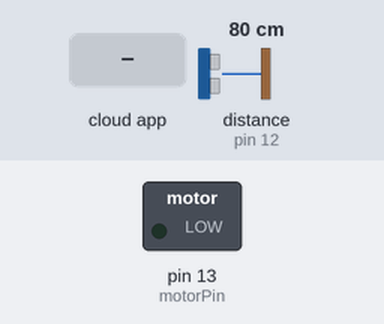
A sketch run on a simulated Arduino Uno, built with avr-gcc and run on an emulated ATmega328P. Parts: switched loads named in the sketch (green lamp = pin HIGH). Wiring (inferred from the names in the program): ultrasonic range finder: trigger pin 11; echo pin 12. Inputs (shaded band) come from the test bench; at power-on: distance to the obstacle (sensor on pin 12) 80 cm. The echo pulse lasts 58.3 µs per cm; the ROS host is connected and sends only what is stated; pins used as bus, display or sensor lines are not drawn.

Above: at 1.2 s.
1.3 s: the phone or cloud app sets motor_state to 1
At 2.1 s:
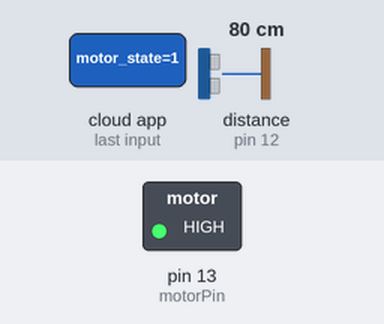
2.8 s: the phone or cloud app sets motor_state to 0
At 3.2 s:
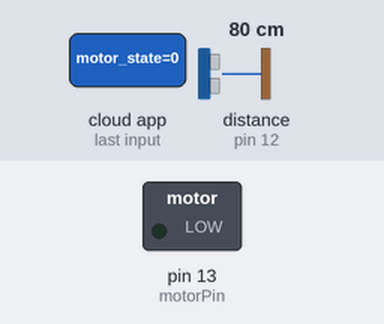
Timing chart, 0 to 5.8 s (numbered marks = the images above; inputs shaded):
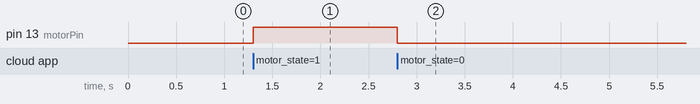

Measured:
- after the input at 1.3 s, pin 13 (motorPin): LOW → HIGH at once
- after the input at 2.8 s, pin 13 (motorPin): HIGH → LOW at once

The sketch:

UltraSonicSensorRos.ino
```cpp
#include <ros.h>
#include <ros/time.h>
#include <sensor_msgs/Range.h>
#include <std_msgs/Bool.h>

ros::NodeHandle nh;

sensor_msgs::Range range_msg;
ros::Publisher pub_range("sensor_info", &range_msg);

char frameid[] = "/ultrasound";

const int trigPin = 11;
const int echoPin = 12;
const int motorPin = 13;  // Change as needed (usually 13 for onboard LED or external transistor)

long duration;
double distance_mm;

#define MAX_RANGE 1.00
#define MIN_RANGE 0.10

void motorCallback(const std_msgs::Bool &msg) {
  digitalWrite(motorPin, msg.data ? HIGH : LOW);
}
ros::Subscriber<std_msgs::Bool> sub_motor("motor_state", motorCallback);

void setup() {
  nh.initNode();
  nh.advertise(pub_range);
  nh.subscribe(sub_motor);

  pinMode(trigPin, OUTPUT);
  pinMode(echoPin, INPUT);
  pinMode(motorPin, OUTPUT);
  digitalWrite(motorPin, LOW); // Start with motor off
}

unsigned long publisher_timer;

void loop() {
  if (millis() > publisher_timer) {
    digitalWrite(trigPin, LOW);
    delayMicroseconds(2);
    digitalWrite(trigPin, HIGH);
    delayMicroseconds(10);
    digitalWrite(trigPin, LOW);

    duration = pulseIn(echoPin, HIGH);
    distance_mm = duration * 0.00034 / 2;

    range_msg.range = distance_mm;
    range_msg.radiation_type = sensor_msgs::Range::ULTRASOUND;
    range_msg.field_of_view = 0.5;
    range_msg.min_range = MIN_RANGE;
    range_msg.max_range = MAX_RANGE;

    range_msg.range = max(range_msg.min_range, min(range_msg.max_range, range_msg.range));

    range_msg.header.stamp = nh.now();
    range_msg.header.frame_id = "distance_sensor_frame";
    pub_range.publish(&range_msg);

    publisher_timer = millis() + 100;
  }

  nh.spinOnce();
}
```
